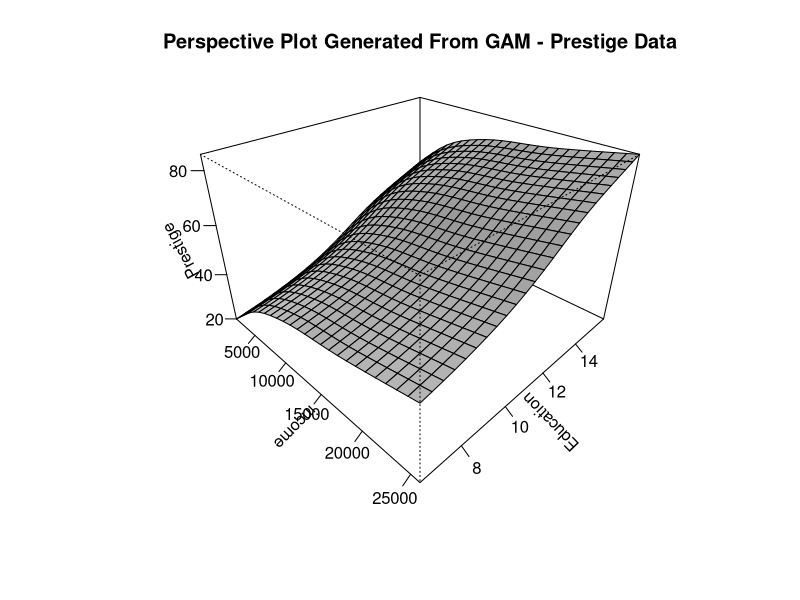
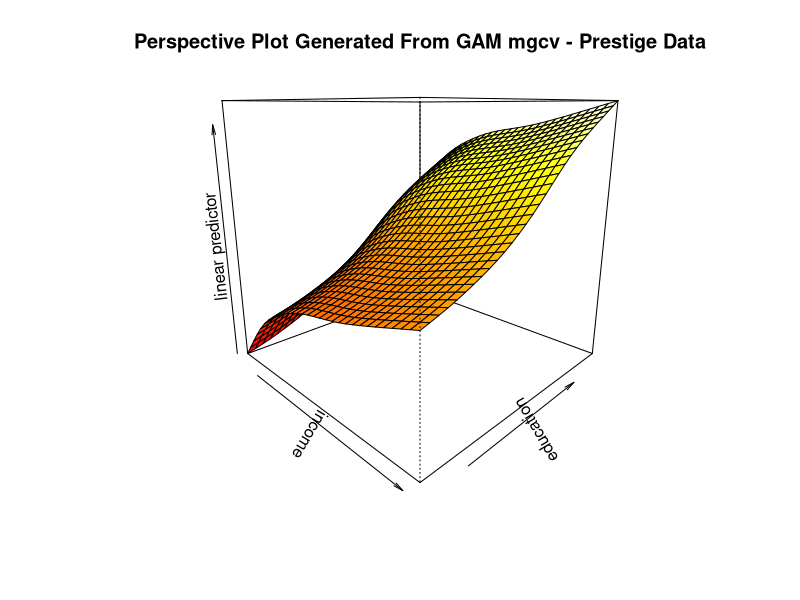
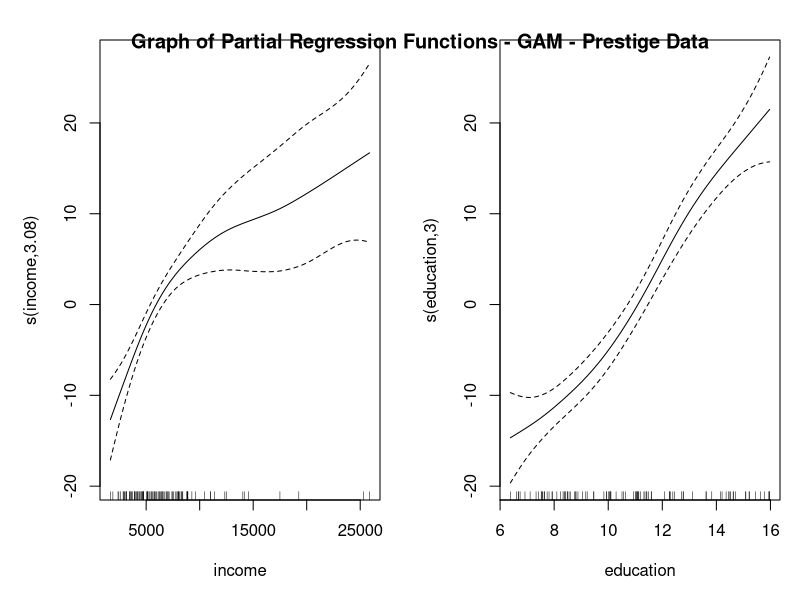
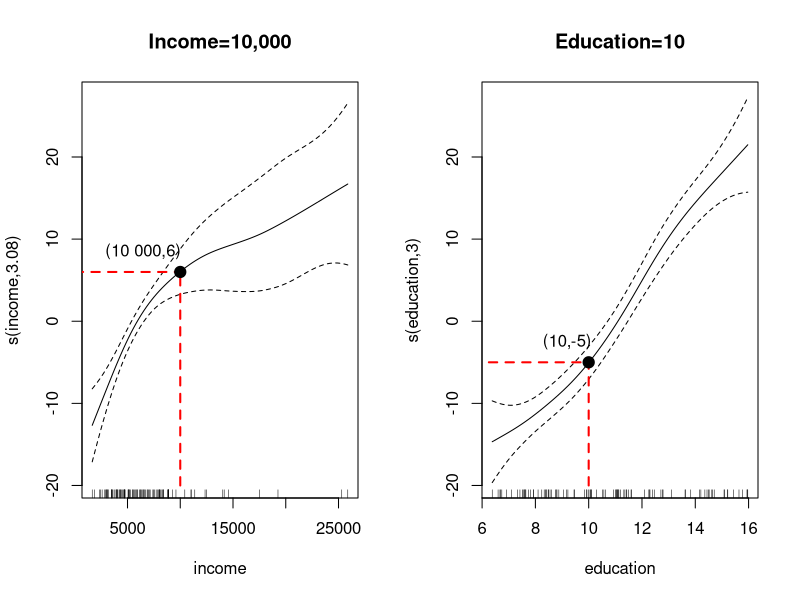
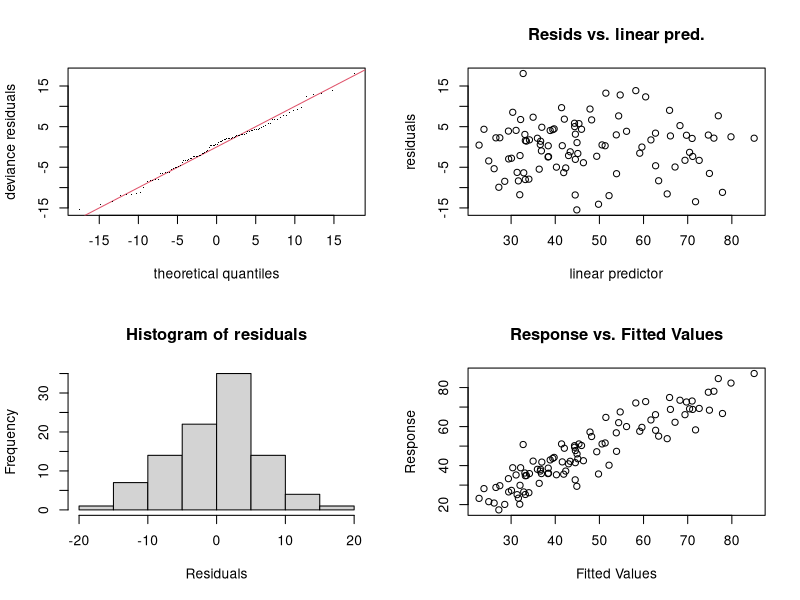
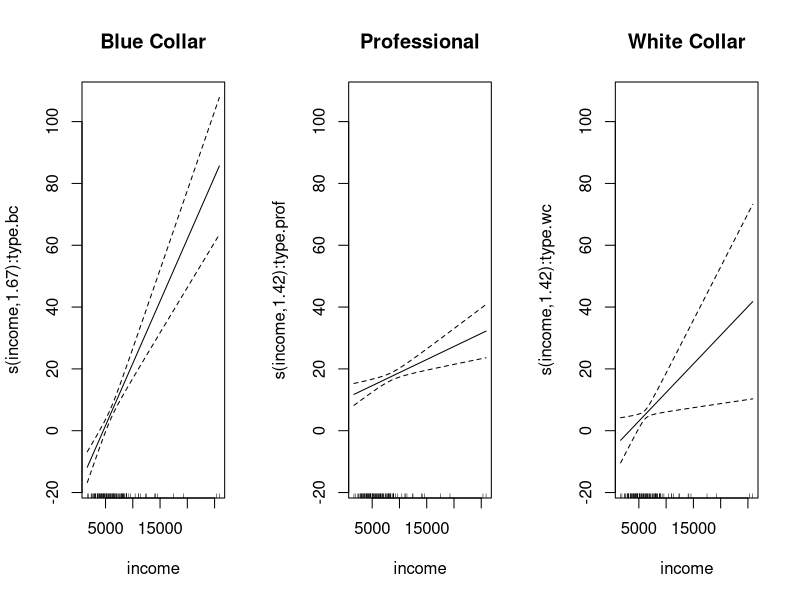

Write the R code that produced these figures, in order.
# Understanding Additive Models
# October 21, 2013

# Additive regression models essentially apply local
# regression to low dimensional projections of the data

# Additive models create an estimate of the regression
# surface by a combination of a collection of onedimensional
# functions

# The assumption that the contribution of each covariate
# is additive is analogous to the assumption in linear
# regression that each component is estimated separately

# We use a procedure called backfitting to find each curve,
# controlling for the effects of the others

# Let us look at the Canadian Prestige Data to fit an additive model
# Note that this dataset contains 1971 information on Canadian occupations
# The Prestige data frame has 102 rows and 6 columns. The observations are occupations. 
# Source: Canada (1971) Census of Canada. Vol. 3, Part 6. Statistics Canada [pp. 19-1-19-21]. 

# install.packages('mgcv') # Install the mgcv package
library(MASS)
library(mgcv) # Load the mgcv package
library(nlme) # Load the nlme package
library(forecast) # Load the nlme package
library(car) # To get the data

data(Prestige) # Load in the data

#Removing missing cases
Prestige2<-na.omit(Prestige)
attach(Prestige2)

# Note that one could also read in the data (I omitted this step due to the step above)
# prestige <- read.table("c:/Users/Nate/Git/riemann/prestige.txt",header=TRUE)
# names(prestige)
# attach(prestige)

# Let use a gam to model the data
prestige.gam <- gam(prestige~s(income) + s(education), data = Prestige2)
# Remember that smooths will be fit to any variable specified with the
# s(variable) argument

# Remember that the summary function returns tests for each smooth, the
# degrees of freedom for each smooth, and an adjusted Rsquare
# for the model. The deviance can be obtained from the deviance(model) command

summary(prestige.gam)

# Again, as with other nonparametric models, we have no
# slope parameters to investigate (we do have an                                  intercept, however)
# A plot of the regression surface is necessary
# Let us create a perspective plot
# Note that we can also use persp.gam() to generate perspective plots and 95% CI's'
png("c:/Users/Nate/Git/riemann/additive_perspective.png")
inc <- seq(min(income), max(income), len=25)
ed <- seq(min(education), max(education), len=25)
data <- expand.grid(income=inc, education=ed)
fit.prestige <- matrix(predict(prestige.gam, data), 25, 25)
persp(inc, ed, fit.prestige, theta=45, phi=30,
      ticktype='detailed', xlab='income', ylab='Education',
      zlab='Prestige', expand=2/3, shade=0.5,
      cex=0.5)
title(main="Perspective Plot Generated From GAM - Prestige Data")
dev.off()

# Note that we can also create perspective plots in mgcv package
png("c:/Users/Nate/Git/riemann/additive_perspective_mgcv.png")
vis.gam(prestige.gam, theta=45)
title(main="Perspective Plot Generated From GAM mgcv - Prestige Data")
dev.off()

# Looking at the graph, we can see the nonlinear relationship for both education and
# income with Prestige but there is no interaction between them-i.e., the slope
# for income is the same at every value of education. 

# Since the slices of the additive regression in the direction of one predictor 
# (holding the other constant) are parallel, we can graph each partial regression
# function separately
png("c:/Users/Nate/Git/riemann/additive_partial.png")
plot(prestige.gam, pages=1)
title(main = "Graph of Partial Regression Functions - GAM - Prestige Data")
dev.off()

# Let's interpret the results more closely
png("c:/Users/Nate/Git/riemann/additive_partial_interpret.png")
par(mfrow=c(1,2))
# Fitted value at income=10000
plot(prestige.gam, select=1, main="Income=10,000") # Generate the first plot of the income
segments(0,6,10000,6, lty=2, lwd=2, col="red") 
segments(10000, -20, 10000,6, lty=2, lwd=2, col="red")
points(10000,6, cex=1.5, pch=19)
text(6500,8.5, "(10 000,6)")

# Fitted value at education=10
plot(prestige.gam, select=2, main="Education=10") # Generate the second plot showing education
segments(10,-20,10,-5, lty=2, lwd=2, col="red") 
segments(0, -5,10,-5, lty=2, lwd=2, col="red")
points(10,-5, cex=1.5, pch=19)
text(9.2,-2.5, "(10,-5)")
dev.off() # Turn the device off

# Determine the fitted value for income=10,000 and education=10
mean(prestige)+6-5

# As was the case for smoothing splines and lowess smooths, 
# statistical inference and hypothesis testing is based on the residual sum of 
# squares (or deviance in the case of generalized additive models) and the degrees of
# freedom. The RSS for an additive model is easily defined in the usual manne.
# The approximate degrees of freedom, however, need to be adjusted from the regular 
# nonparametric case, however, because we are no longer specifying a jointly-conditional
# functional form

# What about tests for linearity
# Let us fit a regular linear model using a gam
#Fitting a regular linear model using gam
prestige.ols<-gam(prestige ~ income + education, data = Prestige2)
deviance(prestige.ols)

# Next, let us determine the residual degrees of freedom from the additive model
prestige.gam

# Now I simply calculate the difference in the deviance between the two model relative to the difference in
# degrees of freedom (difference in df=7.3-2=5). This gives a Chi-square test for linearity
deviance(prestige.ols) - deviance(prestige.gam)
1 - pchisq(deviance(prestige.ols) - deviance(prestige.gam), 5)

# As we see here, the difference between the models is highly statistically
# significant-the additive model describe the relationship
# between prestige and education and income much better

# Note that we could also use the following to test for linearity
anova(prestige.ols, prestige.gam)

# We could also do diagnostic plots
png("c:/Users/Nate/Git/riemann/additive_gam_diagnostic.png")
gam.check(prestige.gam)
dev.off()

# As a final step, let us look at the semi-parametric model with interactions
type.bc <- as.numeric(type=="bc") # Blue collar
type.prof <- as.numeric(type=="prof") # Professional
type.wc <- as.numeric(type=="wc") # Working class
inter.gam<-gam(prestige ~ type + s(income,by=type.bc) + s(income,by=type.prof) + s(income,by=type.wc),
               data = Prestige2)

png("c:/Users/Nate/Git/riemann/additive_gam_interactions.png")
split.screen(figs=c(1,3))
screen(1)
plot.gam(inter.gam, select=1)
title("Blue Collar")
screen(2)
plot.gam(inter.gam, select=2)
title("Professional")
screen(3)
plot.gam(inter.gam, select=3)
title("White Collar")
close.screen(all=TRUE)
dev.off()

# Generate a summary of the data & review the anova
summary(inter.gam) # Summary
anova(inter.gam) # Anova
